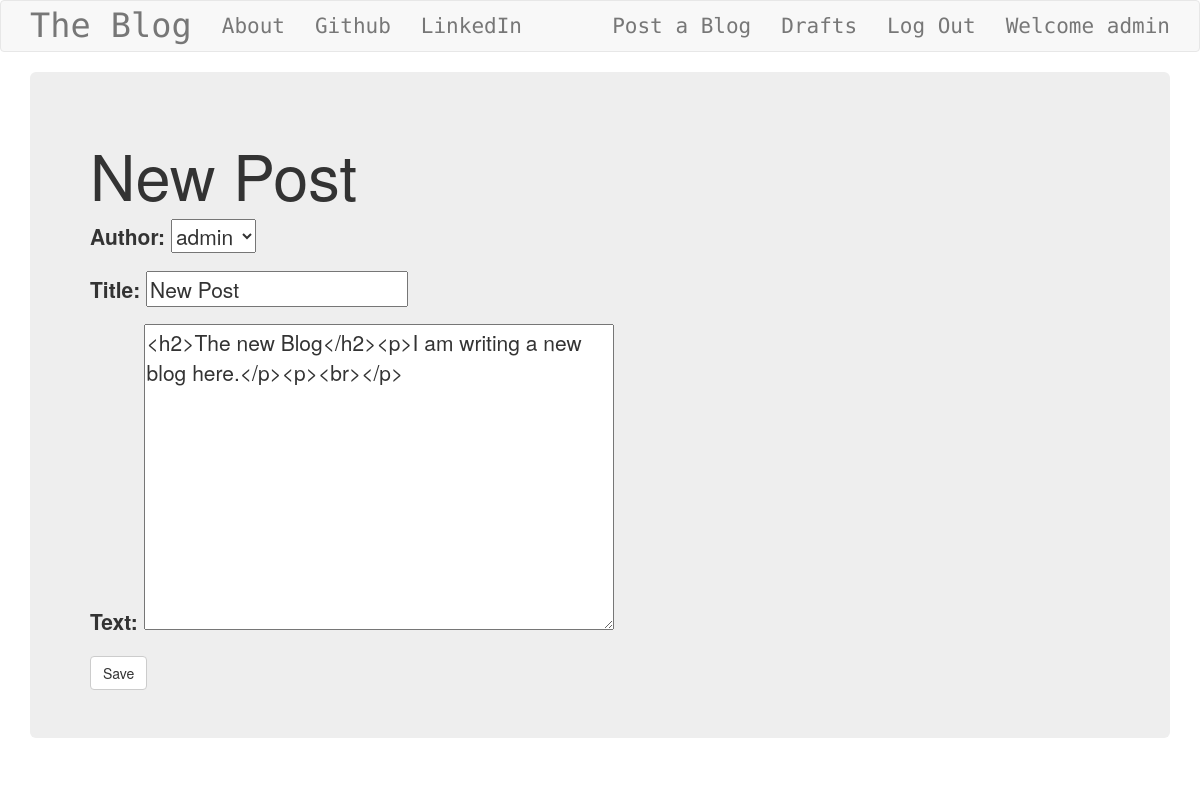
The app's page /post/1/update/ (signed in) with its own data.
### blog/models.py (models this page shows, shortened)
class Post(models.Model):
    author = models.ForeignKey('auth.User', on_delete=models.CASCADE)
    title = models.CharField(max_length=256)
    text = models.TextField()
    create_date = models.DateTimeField(default=timezone.now)
    published_date = models.DateTimeField(blank=True, null=True)

### blog/views.py (the view)
# urls.py: path('post/<int:pk>/update/', views.PostUpdateView.as_view(), name='post_update'),
class PostUpdateView(LoginRequiredMixin, UpdateView):
    login_url = '/login/'
    redirect_field_name = 'blog/post_detail.html'
    form_class = PostForm
    model = Post

### blog/forms.py
class PostForm(forms.ModelForm):
    class Meta():
        model = Post
        fields = ['author', 'title', 'text']
        widgets = {
            'title': forms.TextInput(attrs={
                'class': 'textinputclass'
            }),
            'text': forms.Textarea(attrs={
                'class': 'editable medium-editor-textarea postcontent'
            })
        }

### blog/templates/blog/post_form.html (shortened to what this page needs)
{% extends 'blog/base.html' %} {% block content %}
<div class="jumbotron">
  <h1>New Post</h1>
  <form class="post-form" method="post">
    {% csrf_token %} {{form.as_p}}
    <button type="submit" class="btn btn-default btn-save">Save</button>
  </form>
</div>
{% endblock content %}

### blog/templates/blog/base.html (shortened to what this page needs)
<!DOCTYPE html>
{% load static %}
<html lang="en">
  <head>
    <link
      rel="stylesheet"
      href="https://cdn.jsdelivr.net/npm/bootstrap@3.4.1/dist/css/bootstrap.min.css"
    />
    <link
      rel="stylesheet"
      href="//cdn.jsdelivr.net/npm/medium-editor@latest/dist/css/medium-editor.min.css"
      type="text/css"
      media="screen"
      charset="utf-8"
    />
    <link rel="stylesheet" href="{% static 'css/style.css' %}" />
  </head>
  <body>
    <nav class="navbar navbar-default navfont custom-navbar">
      <div class="container">
        <ul class="nav navbar-nav">
          <li>
            <a href="{% url 'post_list' %}" class="navbar-brand bigbrand"
              >The Blog</a
            >
          </li>
          <li><a href="{% url 'about' %}" class="navbar-link">About</a></li>
          <li>
            <a href="https://www.github.com" class="navbar-link">Github</a>
          </li>
          <li>
            <a href="https://www.linkedin.com" class="navbar-link">LinkedIn</a>
          </li>
        </ul>
        <ul class="nav navbar-nav navbar-right">
          {% if user.is_authenticated %}
          <li><a href="{% url 'post_new' %}">Post a Blog</a></li>
          <li><a href="{% url 'post_draft_list' %}">Drafts</a></li>
          <li><a href="{% url 'logout' %}">Log Out</a></li>
          <li><a>Welcome {{user.username}}</a></li>
          {% else %}
          <li>
            <a href="{% url 'login' %}">
              <span class="glyphicon glyphicon-user"></span>
            </a>
          </li>
          {% endif %}
        </ul>
      </div>
    </nav>
    <div class="content container">
      <div class="row">
        <div class="col-md-12">
          <div class="blog_posts">
            {% block content %} {% endblock content %}
          </div>
        </div>
      </div>
    </div>
  </body>
</html>

### blog/static/css/style.css (style rules this page uses)
.navfont { font-family: "Roboto Mono", monospace; font-size: 1.5em; }
.bigbrand { font-size: 1.6em; }

### records on screen
Post: author "admin", title "New Post", text "<h2>The new Blog</h2><p>I am writing a new blog here.</p><p><br></p>"

### other values on screen
{{ user.username }} "admin"
